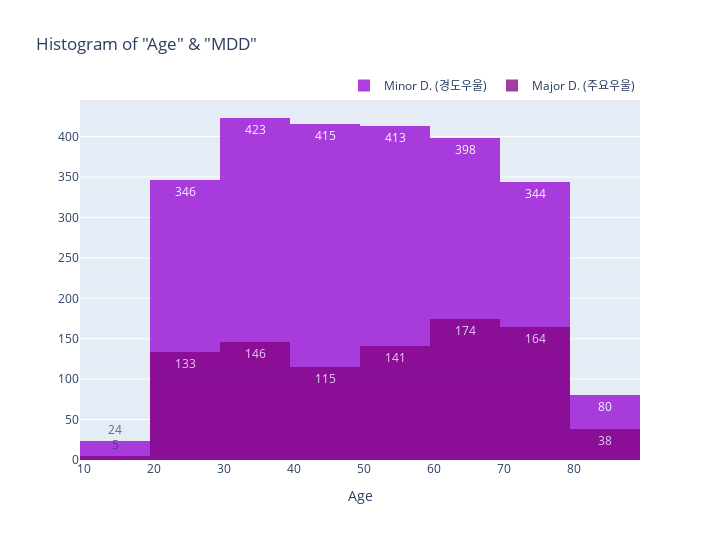

Here is the notebook cell this chart was saved with:
### Code cell
# Age(만나이) & Target Histogram (MDD)
query_age_mdd_no = df_mdd.query('MDD == "No"')
query_age_mdd_yes = df_mdd.query('MDD == "Yes"')

hist_age_mdd = go.Figure()
hist_age_mdd.add_trace(
    go.Histogram(x=query_age_mdd_no.age,
                 nbinsx=12,
                 name='Minor D. (경도우울)',
                 marker_color='darkviolet',
                 texttemplate="%{y}",
                 hoverinfo='x+y')
)
hist_age_mdd.add_trace(
    go.Histogram(x=query_age_mdd_yes.age,
                 nbinsx=12,
                 name='Major D. (주요우울)',
                 marker_color='purple',
                 texttemplate="%{y}",
                 hoverinfo='x+y')
)
hist_age_mdd.update_layout(barmode='overlay',
                            title_text='Histogram of "Age" & "MDD"',
                            xaxis_title_text="Age",
                            yaxis_title_text="",
                            width=720,
                            height=540,
                            legend=dict(orientation='h',
                                        yanchor='bottom', y=1,
                                        xanchor='right', x=1))
hist_age_mdd.update_xaxes(dtick=10)
hist_age_mdd.update_yaxes(tickformat=',')
hist_age_mdd.update_traces(opacity=0.75)
hist_age_mdd.show()

### Figure 1 — Plotly figure (JSON) as saved in the notebook; plotly's stock layout.template omitted (floating-point values rounded to 4 significant figures; data arrays with more than 128 entries replaced by an {"elided": "..."} marker saying what was removed)
{"data": [{"hoverinfo": "x+y", "marker": {"color": "darkviolet"}, "name": "Minor D. (경도우울)", "nbinsx": 12, "opacity": 0.75, "texttemplate": "%{y}", "type": "histogram", "x": {"elided": "2443 int values"}}, {"hoverinfo": "x+y", "marker": {"color": "purple"}, "name": "Major D. (주요우울)", "nbinsx": 12, "opacity": 0.75, "texttemplate": "%{y}", "type": "histogram", "x": {"elided": "916 int values"}}], "layout": {"barmode": "overlay", "height": 540, "legend": {"orientation": "h", "x": 1, "xanchor": "right", "y": 1, "yanchor": "bottom"}, "title": {"text": "Histogram of \"Age\" & \"MDD\""}, "width": 720, "xaxis": {"dtick": 10, "title": {"text": "Age"}}, "yaxis": {"tickformat": ",", "title": {"text": ""}}}}
